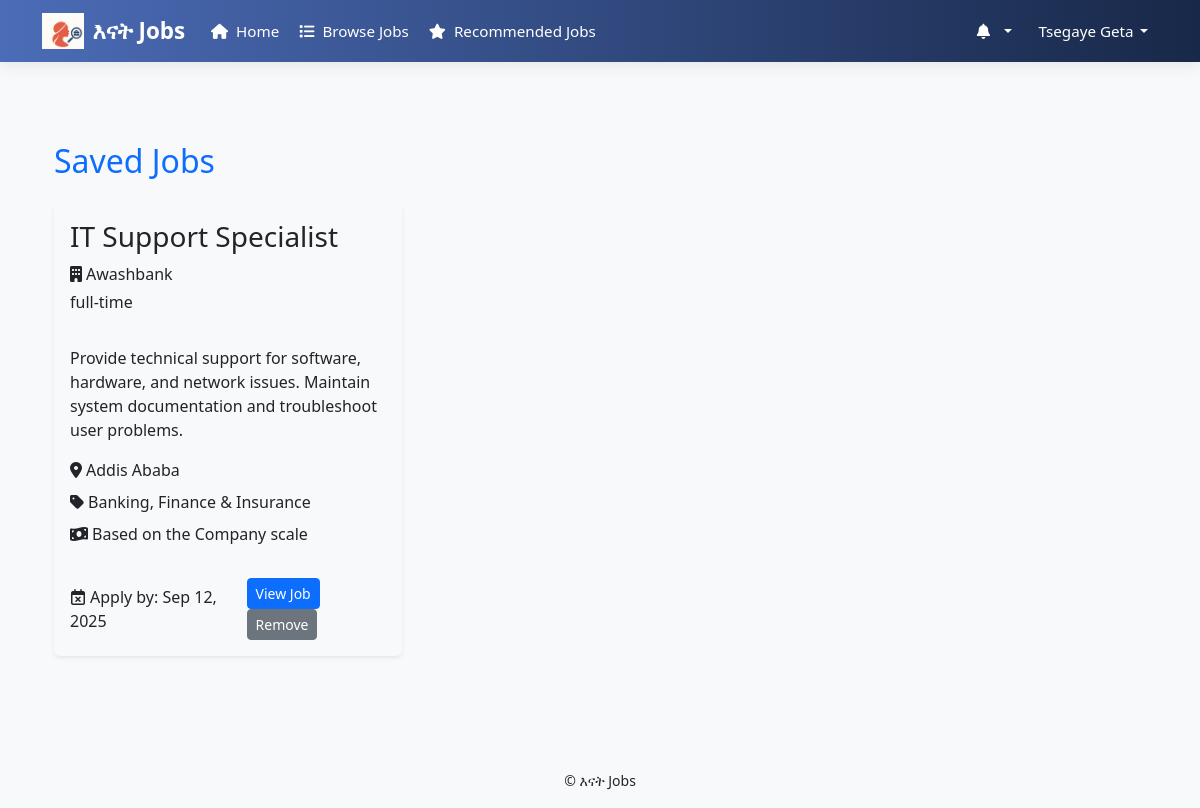
The page /saved_jobs/ (signed in) on the database its author committed.
### job/models.py (models this page shows, shortened)
class User(AbstractUser):
    is_employer = models.BooleanField(default=False)
    is_job_seeker = models.BooleanField(default=False)
    phone_number = models.CharField(max_length=15, blank=True, null=True)
    groups = models.ManyToManyField(
        'auth.Group',
        related_name='job_user_groups',  # Add this
        blank=True,
        help_text='The groups this user belongs to.',
        verbose_name='groups'
    )
    user_permissions = models.ManyToManyField(
        'auth.Permission',
        related_name='job_user_permissions',  # Add this
        blank=True,
        help_text='Specific permissions for this user.',
        verbose_name='user permissions'
    )

class SeekerProfile(models.Model):
    user = models.OneToOneField(User, on_delete=models.CASCADE)
    first_name = models.CharField(max_length=100)
    last_name = models.CharField(max_length=100)
    email = models.EmailField()
    phone_number = models.CharField(max_length=15, blank=True, null=True)
    location = models.CharField(max_length=255, blank=True)
    location = models.CharField(max_length=255, blank=True)  # 👈 free text (but controlled by form)
    resume = models.FileField(upload_to='resumes/', blank=True, null=True)
    skills = models.ManyToManyField(Skill, blank=True)

class SavedJob(models.Model):
    user = models.ForeignKey(User, on_delete=models.CASCADE)
    job = models.ForeignKey(Job, on_delete=models.CASCADE)
    saved_on = models.DateTimeField(auto_now_add=True)
    class Meta:
        unique_together = ('user', 'job')

class Job(models.Model):
    employer = models.ForeignKey(EmployerProfile, on_delete=models.CASCADE)
    title = models.CharField(max_length=255)
    description = models.TextField()
    category = models.ForeignKey(JobCategory, on_delete=models.SET_NULL, null=True)
    required_skills = models.ManyToManyField("Skill", blank=True)
    location = models.CharField(max_length=255)
    job_type = models.CharField(max_length=50, choices=[('full-time','Full-time'),('part-time','Part-time'),('internship','Internship')])
    salary_range = models.CharField(max_length=50, blank=True)
    posted_on = models.DateTimeField(auto_now_add=True)
    deadline = models.DateField()
    is_active = models.BooleanField(default=True)  # 👈 new field

class EmployerProfile(models.Model):
    user = models.OneToOneField(User, on_delete=models.CASCADE)
    comapany_name = models.CharField(max_length=255)
    website = models.URLField(blank=True, null=True)
    About_company = models.TextField(blank=True, null=True)
    contact_phone = models.CharField(max_length=15, blank=True, null=True)
    contact_email = models.EmailField(blank=True, null=True)
    address = models.CharField(max_length=255, blank=True, null=True)
    logo = models.ImageField(upload_to='company_logos/', blank=True, null=True)
    linkedin_url = models.URLField(blank=True, null=True)
    twitter_url = models.URLField(blank=True, null=True)
    facebook_url = models.URLField(blank=True, null=True)

class JobCategory(models.Model):
    name = models.CharField(max_length=100)

### job/views.py (the view)
# urls.py: path('saved_jobs/',views.saved_jobs, name='saved_jobs'),
@role_required('job_seeker')
def saved_jobs(request):
    saved_jobs_list = SavedJob.objects.filter(
        user=request.user,
        job__isnull=False  # ensures the job still exists
    ).select_related('job', 'job__employer', 'job__category')
    context = {
        'saved_jobs': saved_jobs_list
    }
    return render(request, 'job/saved_jobs.html', context)

### job/context_processors.py (called while the page is built)
def notifications(request):
    if request.user.is_authenticated:
        all_notifications = request.user.notifications_received.order_by('-created_at')
        return {
            'notifications': all_notifications
        }
    return {}

def notification_count(request):
    if request.user.is_authenticated:
        count = Notification.objects.filter(recipient=request.user, is_read=False).count()
        return {'notifications_unread_count': count}
    return {'notifications_unread_count': 0}

### job/templates/job/saved_jobs.html (shortened to what this page needs)
{% extends 'seeker_base.html' %}
{% block content %}
<div class="container py-5">
    <h2 class="mb-4 text-primary">Saved Jobs</h2>
    {% if saved_jobs %}
    <div class="row">
        {% for saved in saved_jobs %}
        <div class="col-lg-4 col-md-6 mb-4">
            <div class="job-card shadow-sm border-0 rounded">
                <div class="job-card-header p-3">
                    <h3 class="job-title">{{ saved.job.title }}</h3>
                    <p class="job-company mb-1">
                        <i class="fas fa-building me-1"></i>{{ saved.job.employer.user.username|title }}
                    </p>
                    <span class="job-type">{{ saved.job.job_type }}</span>
                </div>
                <div class="job-card-body p-3">
                    <p class="job-description">{{ saved.job.description|truncatechars:150 }}</p>
                    <div class="job-meta d-flex flex-wrap gap-2">
                        <div class="job-meta-item">
                            <i class="fas fa-map-marker-alt me-1"></i>{{ saved.job.location }}
                        </div>
                        <div class="job-meta-item">
                            <i class="fas fa-tag me-1"></i>{{ saved.job.category.name }}
                        </div>
                        <div class="job-meta-item">
                            <i class="fas fa-money-bill-wave me-1"></i>{{ saved.job.salary_range }}
                        </div>
                    </div>
                </div>
                <div class="job-card-footer p-3 d-flex justify-content-between align-items-center">
                    <span class="job-deadline">
                        <i class="far fa-calendar-times me-1"></i>Apply by: {{ saved.job.deadline|date:"M d, Y" }}
                    </span>
                    <div class="job-actions">
                        <a href="{% url 'view_jobdetail' saved.job.id %}" class="btn btn-primary btn-sm">
                            View Job
                        </a>
                        <a href="{% url 'toggle_save_job' saved.job.id %}" class="btn btn-secondary btn-sm">
                            Remove
                        </a>
                    </div>
                </div>
            </div>
        </div>
        {% endfor %}
    </div>
    {% endif %}
</div>
{% endblock %}

### job/templates/seeker_base.html (shortened to what this page needs)
    {% load static %}
    <!DOCTYPE html>
    <html lang="en">
    <head>
        <link rel="stylesheet" href="https://cdn.jsdelivr.net/npm/bootstrap@5.3.2/dist/css/bootstrap.min.css">
        <link rel="stylesheet" href="https://cdnjs.cloudflare.com/ajax/libs/font-awesome/6.4.0/css/all.min.css">
    </head>
    <body>
        <nav class="navbar navbar-expand-lg navbar-dark fixed-top">
            <div class="container">
                <a class="navbar-brand" href="{% url 'main' %}">
                    <img src="{% static 'jobs/images/enat.png' %}" alt="Enat Jobs" style="height:36px; width:auto; margin-right:8px;">
                    እናት Jobs
                </a>
                <div class="collapse navbar-collapse" id="navbarNav">
                    <ul class="navbar-nav me-auto mb-2 mb-lg-0">
                        <li class="nav-item">
                            {% if user.is_authenticated %}
                                {% if user.is_superuser %}
                                    <a class="nav-link" href="{% url 'admin_dashboard' %}"><i class="fas fa-home me-1"></i> Home</a>
                                {% elif user.is_job_seeker %}
                                    <a class="nav-link" href="{% url 'job_seeker_dashboard' %}"><i class="fas fa-home me-1"></i> Home</a>
                                                                    <li class="nav-item d-none d-lg-block"><a class="nav-link" href="{% url 'browse_jobs' %}"><i class="fas fa-list me-1"></i> Browse Jobs</a></li>
                                {% elif user.is_employer %}
                                    <a class="nav-link" href="{% url 'employer_dashboard' %}"><i class="fas fa-home me-1"></i> Home</a>
                                {% endif %}
                            {% else %}
                                <a class="nav-link" href="{% url 'main' %}"><i class="fas fa-home me-1"></i> Home</a>
                            {% endif %}
                        </li>
                        {% if user.is_authenticated and user.is_job_seeker %}
                        <li class="nav-item">
<a class="nav-link" href="{% url 'recommended_jobs' %}">
    <i class="fas fa-star me-1"></i> Recommended Jobs
</a>
                        </li>
                        {% endif %}
                    </ul>
                    <ul class="navbar-nav ms-auto align-items-lg-center">
                        {% if user.is_authenticated %}
                            <li class="nav-item dropdown me-lg-2">
                                <a class="nav-link dropdown-toggle position-relative" href="#" id="notifDropdown" role="button"
                                data-bs-toggle="dropdown" aria-expanded="false">
                                <i class="fas fa-bell me-1"></i>
                                </a>
                            </li>
                            <li class="nav-item dropdown">
                                <a class="nav-link dropdown-toggle d-flex align-items-center" href="#" id="profileDropdown" role="button" data-bs-toggle="dropdown" aria-expanded="false">
                                    {% if user.seekerprofile %}
                                        <span class="d-none d-lg-inline">{{ user.seekerprofile.first_name|title }} {{ user.seekerprofile.last_name|title }}</span>
                                    {% elif user.employerprofile %}
                                        <span class="d-none d-lg-inline">{{ user.employerprofile.comapany_name|title }}</span>
                                    {% else %}
                                        <span class="d-none d-lg-inline">{{ user.username|title }}</span>
                                    {% endif %}
                                </a>
                            </li>
                        {% else %}
                            <li class="nav-item"><a class="nav-link" href="{% url 'login' %}"><i class="fas fa-sign-in-alt me-1"></i> Login</a></li>
                            <li class="nav-item"><a class="btn btn-outline-light ms-lg-2 mt-2 mt-lg-0" href="{% url 'register' %}"><i class="fas fa-user-plus me-1"></i> Register</a></li>
                        {% endif %}
                    </ul>
                </div>
            </div>
        </nav>
        <main class="container my-4">
            {% block content %}{% endblock %}
        </main>
        <footer class="bg-light text-center py-3 mt-auto">
            <div class="container">
                <small>&copy; {{ now.year }} እናት Jobs</small>
            </div>
        </footer>
    </body>
    </html>

### job/templates/seeker_base.html (style rules this page uses)
body { padding-top: 70px; background-color: #f8f9fa; -webkit-font-smoothing: antialiased; }
.navbar { background: linear-gradient(90deg, #4b6cb7, #182848); box-shadow: 0 4px 15px rgba(0,0,0,0.08); padding: 0.5rem 0; }
.navbar-brand { font-weight: 700; font-size: 1.4rem; color: #fff !important; display: flex; align-items: center; margin-right: 1rem; }
.navbar-nav .nav-link { white-space: nowrap; overflow: hidden; text-overflow: ellipsis; padding: 0.5rem 0.8rem; border-radius: 4px; transition: all 0.2s ease; }
.navbar .nav-link, .navbar .navbar-brand { color: #fff !important; }
.nav-item { margin: 0 2px; }
.nav-item.dropdown .dropdown-toggle::after { margin-left: 0.4rem; }
@media (max-width: 1200px) { .navbar-nav .nav-link { padding: 0.4rem 0.6rem; font-size: 0.95rem; } }
img { max-width: 100%; height: auto; display: block; }

### rows shown on the page
User: seekerprofile.first_name "Tsegaye", seekerprofile.last_name "Geta"
SavedJob: job "IT Support Specialist", job.employer.user.username "Awashbank", job.job_type "full-time", job.description "Provide technical support for software, hardware, and network issues. Maintain system documentation and troubleshoot user problems.", job.location "Addis Ababa", job.category.name "Banking, Finance & Insurance", job.salary_range "Based on the Company scale", job.deadline "Sep 12, 2025"
